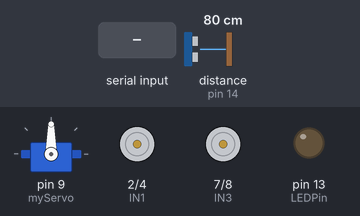
Recording of a sketch running on a simulated Arduino Uno, built with avr-gcc and run on an emulated ATmega328P. Parts: servo, motor-driver pin pairs drawn as motors (green arrow = first pin HIGH = forward, orange = second pin HIGH = backward, longer = more drive, scaled by the enable pin), output pins drawn as LEDs (lit = HIGH). Wiring (inferred from the names in the program): ultrasonic range finder: trigger pin 15; echo pin 14. Inputs (shaded band) come from the test bench; at power-on: distance to the obstacle (sensor on pin 14) 80 cm. The echo pulse lasts 58.3 µs per cm; pins used as bus, display or sensor lines are not drawn; what the sketch prints to the serial monitor is not drawn.

Above: at 1.2 s.
1.3 s: distance to the obstacle (sensor on pin 14) set to 34 cm
2.8 s: distance to the obstacle (sensor on pin 14) set to 27 cm
At 4.7 s:
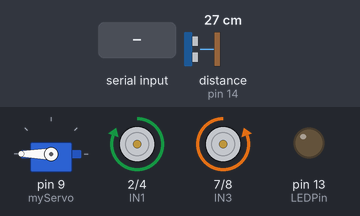
5.8 s: distance to the obstacle (sensor on pin 14) set to 35 cm
At 6.7 s:
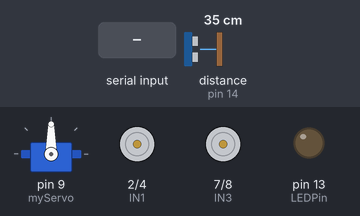
7.3 s: "3" received over Serial
At 8.7 s:
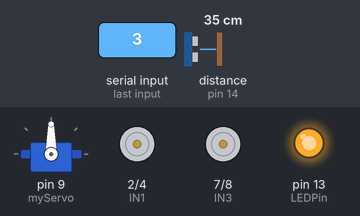
9.0 s: "1" received over Serial
At 10.3 s:
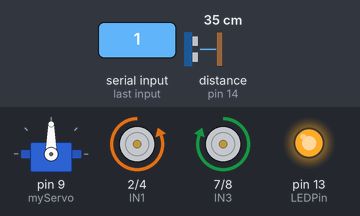
10.6 s: "2" received over Serial
At 11.9 s:
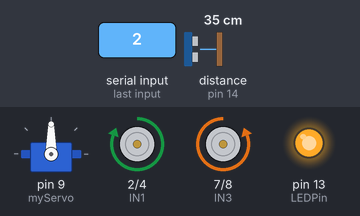
Timing chart, 0 to 13.1 s (numbered marks = the images above; inputs shaded):
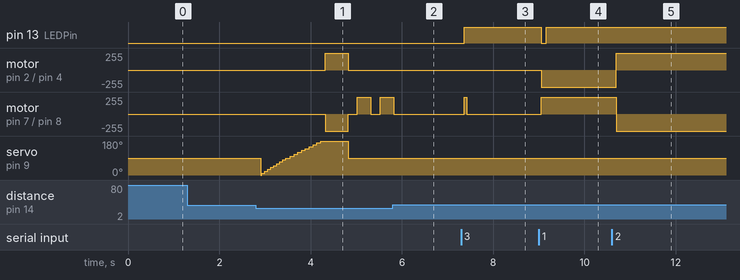

Measured:
- the behaviour switches between 31 and 30 cm on distance to the obstacle (sensor on pin 14) (found by bisection; images 0 and 1)
- after the input at 1.3 s, every drawn part: stays the same
- after the input at 2.8 s, motor on pin 2 (IN1) / pin 4 (IN2): stopped → forward 255/255 after 1.5 s, → stopped 0.50 s later; motor on pin 7 (IN3) / pin 8 (IN4): stopped → backward 255/255 after 1.5 s, → stopped 0.50 s later, → forward 255/255 0.20 s later, → stopped 0.30 s later, … (5 changes in this stretch)
- after the input at 5.8 s, motor on pin 7 (IN3) / pin 8 (IN4): goes on until 5.8 s, then stays stopped
- after the input at 7.3 s, pin 13 (LEDPin): LOW → HIGH after 0.07 s; motor on pin 7 (IN3) / pin 8 (IN4): stopped → forward 255/255 after 0.07 s, → stopped 0.05 s later
- after the input at 9.0 s, pin 13 (LEDPin): HIGH → LOW after 0.06 s, → HIGH 0.10 s later; motor on pin 2 (IN1) / pin 4 (IN2): stopped → backward 255/255 after 0.06 s; motor on pin 7 (IN3) / pin 8 (IN4): stopped → forward 255/255 after 0.06 s
- after the input at 10.6 s, motor on pin 2 (IN1) / pin 4 (IN2): backward 255/255 → forward 255/255 after 0.10 s; motor on pin 7 (IN3) / pin 8 (IN4): forward 255/255 → backward 255/255 after 0.10 s

The sketch:

Bluetooth-controlled-car_distance-sensor.ino
```cpp
#include  <Servo.h>

#define ENA 12  //enable A on pin 5 (needs to be a pwm pin)
#define ENB 11  //enable B on pin 3 (needs to be a pwm pin)
#define IN1 2  //IN1 on pin 2 conrtols one side of bridge A
#define IN2 4  //IN2 on pin 4 controls other side of A
#define IN3 7  //IN3 on pin 6 conrtols one side of bridge B
#define IN4 8  //IN4 on pin 7 controls other side of B

#define delay_duration 1000

#define echoPin 14 // Echo Pin
#define trigPin 15 // Trigger Pin
#define LEDPin 13 // Onboard LED

int ledPin = 13;
int state = 0;
int flag = 0;
int power = 0;

int maximumRange = 30; // Maximum range needed
int minimumRange = 0; // Minimum range needed
long duration, distance; // Duration used to calculate distance
Servo myServo;
int servoAngle = 0;

void setup()
{

  power = map(100, 0, 100, 0, 255);

  //set all of the outputs
  pinMode(ENA, OUTPUT);
  pinMode(ENB, OUTPUT);
  pinMode(IN1, OUTPUT);
  pinMode(IN2, OUTPUT);
  pinMode(IN3, OUTPUT);
  pinMode(IN4, OUTPUT);


  pinMode(trigPin, OUTPUT);
  pinMode(echoPin, INPUT);
  pinMode(LEDPin, OUTPUT); // Use LED indicator (if required)

  Serial.begin(9600); // Default connection rate for my BT module

  myServo.attach(9);
  myServo.write(90);

}

void senseObstacles()
{
  //if (flag == 1) {


  //int sd = senseDistance();
  //Serial.print    ("sensing obstacles, distance = "); Serial.println(sd);

  if ( isThereObstacleInFrontOfMe() == true)
  {
    //
    Serial.println("sensed obstacle");
    stop();
    delay(100);

    int d = 0;


    servoAngle = 0;
    moveServo(0);
    int maxObstacleFreeDistanceCw = 0;
    int maxObstacleFreeDistanceCcw = 0;
    //sweep cw
    while (  servoAngle <= 90)
    {
      moveServo(servoAngle);
      delay(20);
      d = senseDistance();
      servoAngle += 10;

      //if (d > maxObstacleFreeDistanceCw)
      maxObstacleFreeDistanceCw += d;

      Serial.print("max obstacle free distance cw ="); Serial.println(maxObstacleFreeDistanceCw);
      Serial.print("moving cw...servo angle="); Serial.println(servoAngle);
    }

    Serial.println("cw sweep complete no success :(");

    //sweep ccw
    while (servoAngle <= 180)
    {
      moveServo(servoAngle);
      delay(20);
      d = senseDistance();
      servoAngle += 10;

      //if (d > maxObstacleFreeDistanceCcw)
      maxObstacleFreeDistanceCcw += d;

      Serial.print("max obstacle free distance ccw ="); Serial.println(maxObstacleFreeDistanceCcw);

      Serial.print("distance="); Serial.println(d);
      Serial.print("moving ccw...servo angle="); Serial.println(servoAngle);
    }
    Serial.println("no  obstacle :)");


    goBack();
    delay(500);
    stop();


    int relativeAngle = servoAngle;
    //float offset = 2;

    debugPause(2000);

    moveServo(90);

    //delay(2000);

    if ( maxObstacleFreeDistanceCw > maxObstacleFreeDistanceCcw)
    {
      Serial.println("motor move cw ");
      //Serial.println(abs(relativeAngle) * offset + 50);
      // goClockwise( relativeAngle * offset + 50);
      d = 0;
      do
      {
        //d = senseDistance();
        delay(200);
        goClockwise(300);

        Serial.println("motor move cw in steps , d ="); Serial.print(d);
        debugPause(2000);

      } while ( isThereObstacleInFrontOfMe() == true );
    }
    else
    {
      Serial.println("motor move ccw ");
      //Serial.println(abs(relativeAngle) * offset + 50);
      //goAntiClockwise( relativeAngle * offset + 50);
      d = 0;
      do
      {
        //d = senseDistance();
        delay(200);
        goAntiClockwise(300);

        Serial.println("motor move ccw in steps ");
        debugPause(2000);

      } while ( isThereObstacleInFrontOfMe() == true );

      // if (state == '1')
      // {


      //debugPause(3000);
    }

    flag = 0;


  }
  else
  {
    //    if (state == '1')
    //    {
    //      Serial.println("motor move forward ... ");
    //      goForward();
    //
    //    }
  }
  //}
}


void loop()
{


  senseObstacles();


  if (Serial.available() > 0) {
    state = Serial.read();
    flag = 0;

    Serial.print(state);
  }


  if (state == '0') {
    digitalWrite(ledPin, LOW);
    digitalWrite(12, LOW);
    if (flag == 0) {

      Serial.println("stopped");
      flag = 1;
      stop();
    }
  }

  else if (state == '1') {
    digitalWrite(ledPin, HIGH);
    digitalWrite(12, HIGH);
    if (flag == 0) {
      Serial.println("moving forward");
      digitalWrite (13, LOW);
      flag = 1;

      //go forward
      goForward();
      //moveServo(0);

    }
  }

  else if (state == '2') {
    digitalWrite(ledPin, HIGH);
    digitalWrite(12, HIGH);
    if (flag == 0) {
      Serial.println("moving backward");
      digitalWrite (13, HIGH);
      flag = 1;
      goBack();
      // moveServo(180);

    }
  }

  else if (state == '3') {
    digitalWrite(ledPin, HIGH);
    digitalWrite(12, HIGH);
    if (flag == 0) {
      Serial.println("clockwise");
      digitalWrite (13, HIGH);
      flag = 1;
      goClockwise(50);

    }
  }

  else if (state == '4') {
    digitalWrite(ledPin, HIGH);
    digitalWrite(12, HIGH);
    if (flag == 0) {
      Serial.println("counter clockwise");
      digitalWrite (13, HIGH);
      flag = 1;
      goAntiClockwise(50);

    }
  }

  delay(100);

}


void  debugPause(int time)
{
  return;
  delay(time);
  Serial.println("debug pause");
}


void goAntiClockwise(int angle)
{
  digitalWrite(IN1, LOW);
  digitalWrite(IN2, LOW);
  analogWrite(ENA, power);
  digitalWrite(ENA, LOW);


  digitalWrite(IN4, HIGH);
  digitalWrite(IN3, LOW);
  analogWrite(ENB, power);
  digitalWrite(ENB, HIGH);
  delay(angle);
  stop();

  //moveServo(0);
}

void goClockwise(int angle)
{


  digitalWrite(IN1, LOW);
  digitalWrite(IN2, LOW);
  analogWrite(ENA, power);
  digitalWrite(ENA, LOW);


  digitalWrite(IN4, LOW);
  digitalWrite(IN3, HIGH);
  analogWrite(ENB, power);
  digitalWrite(ENB, HIGH);
  delay(angle);
  stop();

  //moveServo(10);
}

void goForward()
{
  digitalWrite(IN1, LOW);
  digitalWrite(IN2, HIGH);
  analogWrite(ENA, power);
  digitalWrite(ENA, HIGH);

  digitalWrite(IN4, LOW);
  digitalWrite(IN3, HIGH);
  analogWrite(ENB, power);
  digitalWrite(ENB, HIGH);


  //moveServo(0);
}


void goBack()
{
  //go back
  digitalWrite(IN1, HIGH);
  digitalWrite(IN2, LOW);
  analogWrite(ENA, power);
  digitalWrite(ENA, HIGH);

  digitalWrite(IN4, HIGH);
  digitalWrite(IN3, LOW);
  analogWrite(ENB, power);
  digitalWrite(ENB, HIGH);

  // moveServo(170);

}

void moveServo(int angle)
{
  // myServo.attach(9);
  // delay(100);
  myServo.write(angle);
  // delay(1000);
  //  myServo.detach();
}


void stop()
{

  digitalWrite(IN1, LOW);
  digitalWrite(IN2, LOW);
  digitalWrite(IN3, LOW);
  digitalWrite(IN4, LOW);
  digitalWrite(ENB, LOW);
  digitalWrite(ENA, LOW);
}


bool isThereObstacleInFrontOfMe()
{
  int distance = senseDistance();


  if (distance >= maximumRange || distance <= minimumRange)
  {
    return false;
  }
  else {
    return true;
  }

}

int senseDistance()
{

  int distance = -1;

  digitalWrite(trigPin, LOW);
  delayMicroseconds(2);

  digitalWrite(trigPin, HIGH);
  delayMicroseconds(10);

  digitalWrite(trigPin, LOW);
  duration = pulseIn(echoPin, HIGH);

  //Calculate the distance (in cm) based on the speed of sound.
  distance = duration / 58.2;
  return distance;

}


//******************   Motor A control   *******************
void motorA(int mode, int percent)
{

  //change the percentage range of 0 -> 100 into the PWM
  //range of 0 -> 255 using the map function
  int duty = map(percent, 0, 100, 0, 255);

  switch (mode)
  {
    case 0:  //disable/coast
      digitalWrite(ENA, LOW);  //set enable low to disable A
      break;

    case 1:  //turn clockwise
      //setting IN1 high connects motor lead 1 to +voltage
      digitalWrite(IN1, HIGH);

      //setting IN2 low connects motor lead 2 to ground
      digitalWrite(IN2, LOW);

      //use pwm to control motor speed through enable pin
      analogWrite(ENA, duty);

      break;

    case 2:  //turn counter-clockwise
      //setting IN1 low connects motor lead 1 to ground
      digitalWrite(IN1, LOW);

      //setting IN2 high connects motor lead 2 to +voltage
      digitalWrite(IN2, HIGH);

      //use pwm to control motor speed through enable pin
      analogWrite(ENA, duty);

      break;

    case 3:  //brake motor
      //setting IN1 low connects motor lead 1 to ground
      digitalWrite(IN1, LOW);

      //setting IN2 high connects motor lead 2 to ground
      digitalWrite(IN2, LOW);

      //use pwm to control motor braking power
      //through enable pin
      analogWrite(ENA, duty);

      break;
  }
}
//**********************************************************


//******************   Motor B control   *******************
void motorB(int mode, int percent)
{

  //change the percentage range of 0 -> 100 into the PWM
  //range of 0 -> 255 using the map function
  int duty = map(percent, 0, 100, 0, 255);

  switch (mode)
  {
    case 0:  //disable/coast
      digitalWrite(ENB, LOW);  //set enable low to disable B
      break;

    case 1:  //turn clockwise
      //setting IN3 high connects motor lead 1 to +voltage
      digitalWrite(IN3, HIGH);

      //setting IN4 low connects motor lead 2 to ground
      digitalWrite(IN4, LOW);

      //use pwm to control motor speed through enable pin
      analogWrite(ENB, duty);

      break;

    case 2:  //turn counter-clockwise
      //setting IN3 low connects motor lead 1 to ground
      digitalWrite(IN3, LOW);

      //setting IN4 high connects motor lead 2 to +voltage
      digitalWrite(IN4, HIGH);

      //use pwm to control motor speed through enable pin
      analogWrite(ENB, duty);

      break;

    case 3:  //brake motor
      //setting IN3 low connects motor lead 1 to ground
      digitalWrite(IN3, LOW);

      //setting IN4 high connects motor lead 2 to ground
      digitalWrite(IN4, LOW);

      //use pwm to control motor braking power
      //through enable pin
      analogWrite(ENB, duty);

      break;
  }
}
//**********************************************************
```
